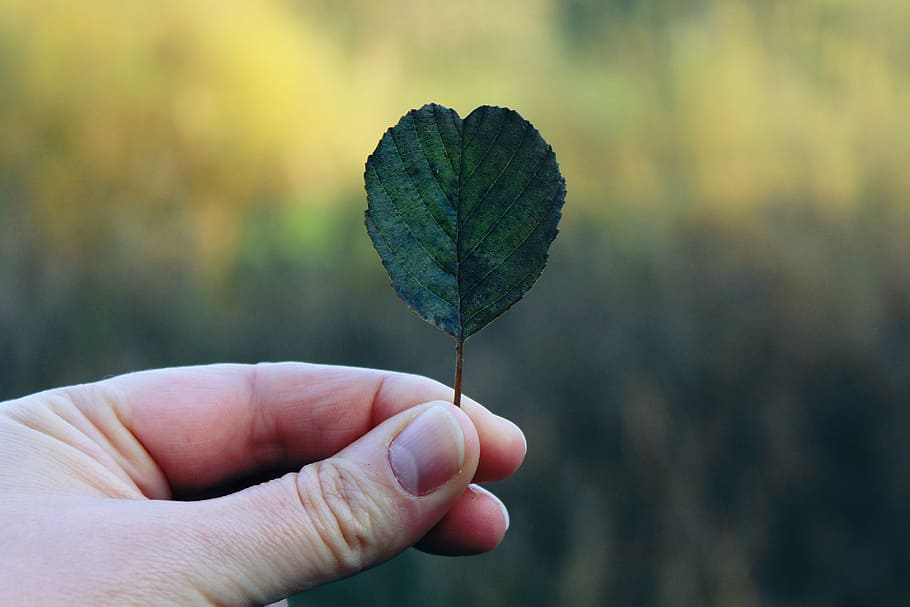
#> input picture 3. Vehicle Number Plate Analysis/img/leaf.jpg, 910 x 607 px
$ jupyter execute 'Vehicle Number Plate Detection with Region of Interest (Dumb Method).ipynb'   (shell and % lines are left out)
#> lines starting #> are read from the running program, lines starting #| are printed output that depends on the picture; after the words box and inside, x2 and y2 are one past the last pixel; in counts of white or black regions, pixels touching at a corner belong together
# Vehicle Number Plate Analysis with Region of Interest (Dumb Method)

This notebook demonstrates how to analyze and extract information from vehicle number plate images using the <b>EasyOCR</b> library by leveraging the <b>Region of Interest</b> (without involving any deep learning).

To get started, you must have the following requirements installed:

1. `opencv-python` - the official Python implementation of the OpenCV library
2. `easyocr` - to extract information from number plates
3. `numpy` - for loading images as arrays
4. `matplotlib` - for displaying results graphically
5. `notebook` - to run this notebook in a Jupyter server

It is recommended to have a virtual environment to isolate these requirements from the rest of your system. This can be done using Python's `virtualenv` package.

First, open a <b>Terminal</b> (<b>Command Prompt</b> on Windows) in the same folder as this notebook and create a virtual environment:

```shell
python3 -m venv env
```

Next, activate the virtual environment. For Windows users:

```shell
.\env\Scripts\activate
```

For Linux and MacOS users:

```shell
source env/bin/activate
```

Now you can safely install the above requirements in your virtual environment:

```shell
pip install opencv-python easyocr numpy matplotlib notebook
```

After installation is complete, launch the Jupyter server to edit this notebook:

```shell
jupyter notebook
```

## Getting Started

The following imports are necessary to work with this notebook:

[cell 1]
# imports

import cv2
import easyocr
import numpy as np
import matplotlib.pyplot as plt
import matplotlib.image as mpimg

## Region of Interest

In image processing, a <b>Region of Interest</b> (ROI) can be defined as a specific area or portion of an image that must be selected for further analysis. Selecting an ROI is typically based on the relevance of the specific area to our requirement.

For example, consider the following image:

[cell 2]
# load example image from disk
img = mpimg.imread("./img/leaf.jpg")
#> img is the input picture: shape (607, 910, 3); mean R, G, B 113.9, 115.6, 93.6

# display loaded image
plt.imshow(img)
plt.axis("off")
plt.show()

Here, the portion of the image where the leaf is present can be selected as the ROI for an application where we must find out the type of plant based on the appearance of the leaf.

Analyzing the relevant portion of an image (instead of the entire image) only will result in more efficient computation (less memory and time consumption).

In this scenario, we will be using basic image preprocessing and contouring to identify potential regions where vehicle number plates might exist in an image, which will be our ROIs.

We can define a function to carry out this operation in the following steps:

1. Load the image from the disk
2. Convert the image to grayscale to reduce its complexity
3. Apply a Gaussian blur on the grayscale image to reduce noise
4. Use Canny edge detection to help in finding contours by marking areas with sudden changes in intensity or color
5. Find contours in the image - this can be thought of as connecting the edges drawn by the Canny edge detection step to form regions having closed surface areas.
6. Filter the contours based on a specific criteria (e.g. area) to isolate potential regions with number plates
7. Draw the filtered contours on the input image

[cell 3]
# function to locate ROIs that potentially have vehicle number plates in an image

def find_number_plates(img_path):
    # load the image from the disk
    img = cv2.imread(img_path)
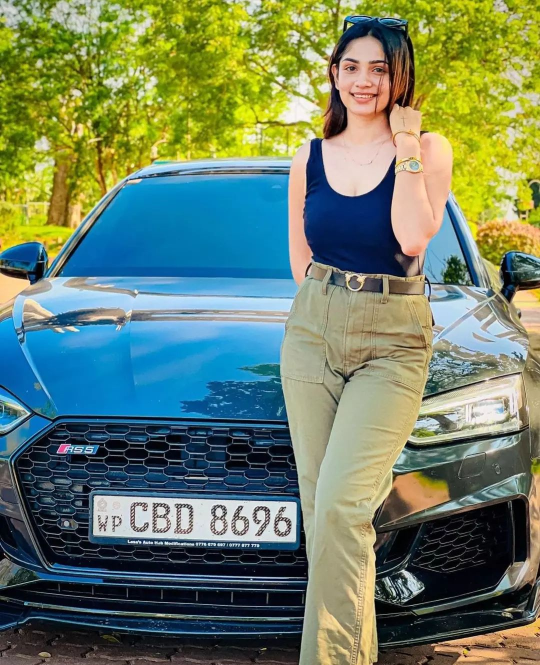
#> input picture 3. Vehicle Number Plate Analysis/img/number-plate-noisy-bg-with-girl.jpg, 1080 x 1330 px (shown at 1/2 size)
#> img is the input picture: shape (1330, 1080, 3); mean B, G, R 102.1, 127.1, 108.6

    # convert the image to grayscale
    gray = cv2.cvtColor(img, cv2.COLOR_BGR2GRAY)
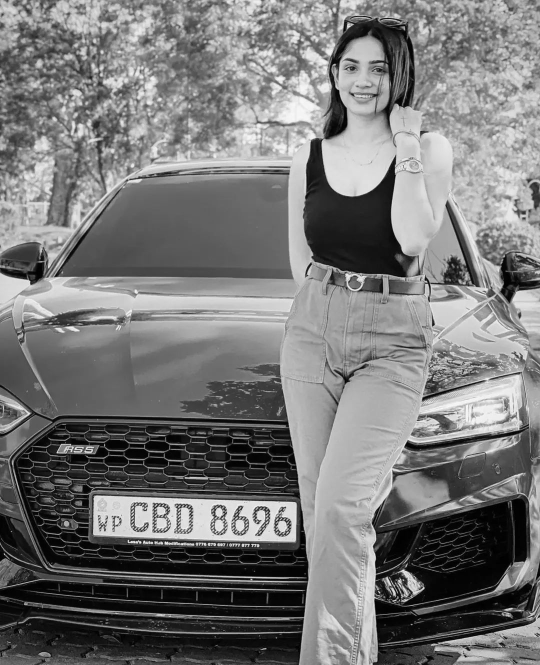
#> gray: shape (1330, 1080) (shown at 1/2 size); min 0, max 255, mean 118.7

    # apply Gaussian blur to reduce noise and improve contour detection
    blurred = cv2.GaussianBlur(gray, (5, 5), 0)

    # use edge detection to help in finding potential contours
    edges = cv2.Canny(blurred, 50, 500)
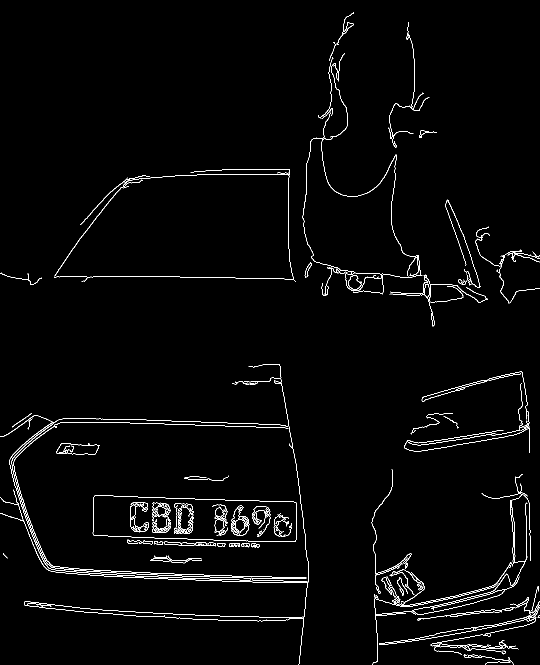
#> edges: shape (1330, 1080) (shown at 1/2 size); 1.9% white in thin lines or dots

    # find contours in the edge-detected image
    contours, _ = cv2.findContours(edges, cv2.RETR_EXTERNAL, cv2.CHAIN_APPROX_SIMPLE)
#> contours = 57 contours, 14 with area under 20; largest, box (x1, y1, x2, y2) and area: (185, 990, 594, 1084) 32690, (696, 550, 724, 579) 508, (0, 830, 614, 1163) 356, (763, 1153, 784, 1190) 290, (329, 1083, 389, 1092) 278

    # initialize empty list to store filtered contour(s), which are regions where number plates can potentially be found
    potential_plates = []

    # filter contours based on area to find potential number plate region(s)
    for contour in contours:
        # get area of contour
        area = cv2.contourArea(contour)

        # check whether the contour's area can be found within a certain range
        if 1000 < area < 50000:
            potential_plates.append(contour)
#> this loop made 57 passes
#> area on passes 1, 2, 5, 6, 10, 11, 12, 13, 14, 15, 16, 18: 31, 143, 73.5, 154.5, 39.5, 29, 290.5, 103.5, 28.5, 136.5, 191.5, 80
#> after the loop, potential_plates = 1 contour; box (x1, y1, x2, y2) and area: (185, 990, 594, 1084) 32690

    # draw the filtered contour(s) on a copy of the original image
    plate_img = img.copy()
    cv2.drawContours(plate_img, potential_plates, -1, (0, 0, 255), 5)
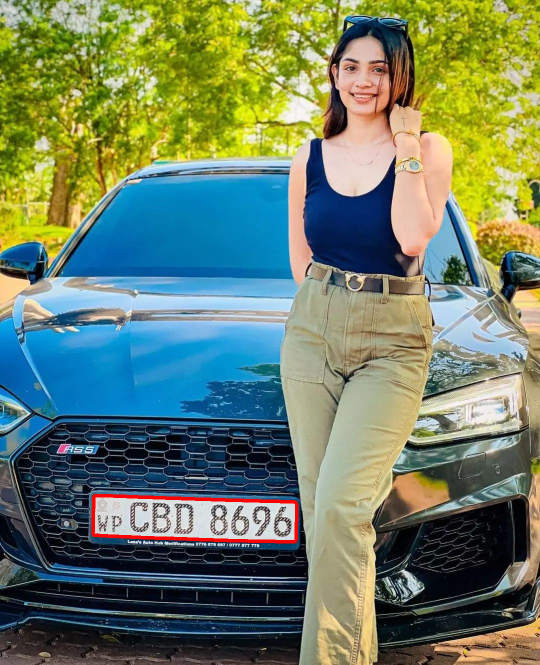
#> plate_img: shape (1330, 1080, 3) (shown at 1/2 size); 0.47% of pixels changed, all inside (x1, y1, x2, y2) = (182, 987, 597, 1087)

    # display the new image with potential plates, i.e. filtered contour(s)
    plt.imshow(cv2.cvtColor(plate_img, cv2.COLOR_BGR2RGB))
    plt.title("Potential Vehicle Number Plates")
    plt.axis("off")
    plt.show()
